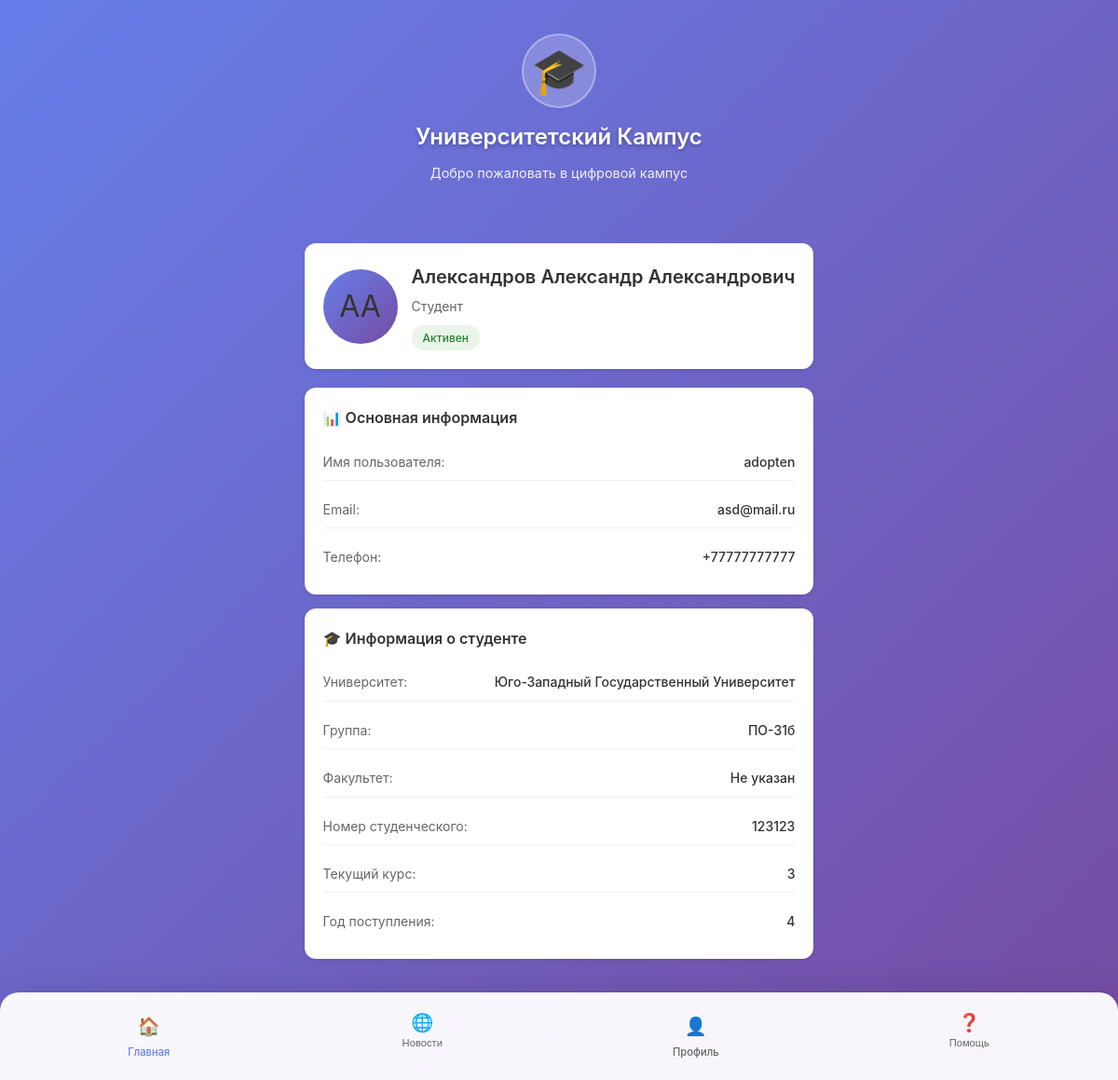
/profile/, run on the app's committed database.
### main/models.py (models this page shows, shortened)
class Person(models.Model):
    user = models.OneToOneField(
        settings.AUTH_USER_MODEL, on_delete=models.SET_NULL, null=True, blank=True,
        related_name='person', help_text="Связь с Django User (если есть)"
    )
    last_name = models.CharField("Фамилия", max_length=128)
    first_name = models.CharField("Имя", max_length=128)
    middle_name = models.CharField("Отчество", max_length=128, blank=True)
    role = models.ForeignKey('Role', related_name='role', on_delete=models.SET_NULL, null=True, blank=True)
    email = models.EmailField(blank=True)
    phone = models.CharField(max_length=32, blank=True)
    vk_user_id = models.CharField(
        "VK/Max user id", max_length=64, blank=True, db_index=True
    )
    class Meta:
        indexes = [models.Index(fields=["vk_user_id"])]

class Role(models.Model):
    PERMISSION = [
        ("Moderator_3lvl", "Модератор 3ур."),
        ("Moderator_2lvl", "Модератор 2ур."),
        ("Moderator_1lvl",  "Модератор 1ур."),
        ("Teacher", "Учитель"),
        ("Journalist", "Журналист"),
        ("Headman", "Модерация группы"),
        ("Student", "Студент"),
        ("Applicant", "Абитуриент"),
        ("Guest", "Гость"),
    ]
    permission = models.CharField(max_length=64, choices=PERMISSION)
    name = models.CharField(max_length=32)

class Student(models.Model):
    person = models.OneToOneField(Person, on_delete=models.CASCADE, related_name='student')
    university = models.ForeignKey('University', on_delete=models.CASCADE, related_name='students')
    student_group = models.ForeignKey(StudentGroup, on_delete=models.PROTECT, related_name='students')
    student_id = models.CharField("Номер студенческого билета", max_length=32, unique=True)
    current_year = models.PositiveSmallIntegerField(
        validators=[MinValueValidator(1), MaxValueValidator(6)], help_text="Курс (1..6)"
    )
    admission_year = models.PositiveSmallIntegerField() # год поступления

class University(models.Model):
    name = models.CharField("Название университета", max_length=256, unique=True) # название
    short_name = models.CharField("Короткое имя", max_length=64, unique=True) # скоращенное название
    city = models.CharField("Город", max_length=128, blank=True)
    description = models.TextField(blank=True)
    contact_email = models.EmailField(blank=True)

class StudentGroup(models.Model):
    university = models.ForeignKey('University', on_delete=models.CASCADE, related_name='groups', null=True)
    program = models.ForeignKey('Program', on_delete=models.PROTECT, related_name='groups') # программа обучения
    name = models.CharField(max_length=64)  # ПО-51
    admission_year = models.PositiveSmallIntegerField()  # год начала учебы
    curator = models.ForeignKey(
        Teacher, on_delete=models.SET_NULL, null=True, blank=True, related_name='curating_groups'
    )
    class Meta:
        unique_together = [("program", "name")]
        indexes = [models.Index(fields=["admission_year"])]

### main/views/profile.py (the view)
# urls.py: path('profile/', views.profile_view, name='profile_view'),
def profile_view(request):
    try:
        person = Person.objects.filter(pk=1).first()
        role_name = person.role.name if person.role else "Student"
        student = getattr(person, 'student', None)
        teacher = getattr(person, 'teacher', None)
        applicant = getattr(person, 'applicant', None)
        context = {
            'person': person,
            'student': student,
            'teacher': teacher,
            'applicant': applicant,
            'menu_buttons': get_menu_buttons(role_name),
        }
    except Person.DoesNotExist:
        context = {
            'person': None,
            'error': 'Профиль не найден. Обратитесь к администратору.',
            'menu_buttons': get_menu_buttons("Guest"),
        }
    except Exception as e:
        context = {
            'person': None,
            'error': f'Произошла ошибка: {str(e)}',
            'menu_buttons': get_menu_buttons("Guest"),
        }
    return render(request, 'main/profile/profile.html', context)

### main/utils/profile_buttons.py (called while the page is built, shortened)
def get_menu_buttons(role_name):
    if role_name == "Student":
        return [
            {'id': 'schedule', 'icon': '📅', 'text': 'Расписание'},
            {'id': 'grades', 'icon': '📊', 'text': 'Оценки'},
            {'id': 'studentRequest', 'icon': '📝', 'text': 'Заказать справку'},
            {'id': 'courses', 'icon': '👥', 'text': 'Моя группа'},
        ]
    else:  # Applicant или Guest
        return [
            {'id': 'application', 'icon': '📄', 'text': 'Подать заявление'},
            {'id': 'info', 'icon': '🏫', 'text': 'О вузе'},
        ]

### main/templates/main/profile/profile.html (shortened to what this page needs)
{% extends 'main/index.html' %}
{% load static %}
{% block extra_styles %}
<link rel="stylesheet" href="{% static 'css/profile_css.css' %}">
{% endblock %}
{% block content %}
<main class="main-content">
    <section class="profile-section">
        {% if error %}
            <div class="error-message">
                <div class="icon">😕</div>
                <h3>{{ error }}</h3>
                <p>Обратитесь в техническую поддержку</p>
            </div>
        {% else %}
            <div class="profile-header">
                <div class="profile-avatar">
                    {% if person.first_name and person.last_name %}
                        {{ person.first_name|first }}{{ person.last_name|first }}
                    {% else %}
                        👤
                    {% endif %}
                </div>
                <div class="profile-info">
                    <h1 class="profile-name">
                        {{ person.last_name }} {{ person.first_name }} {{ person.middle_name }}
                    </h1>
                    <p class="profile-role">
                        {% if person.role %}
                            {{ person.role.name }}
                        {% else %}
                            Пользователь
                        {% endif %}
                    </p>
                    <span class="profile-status">Активен</span>
                </div>
            </div>
            <div class="info-cards">
                <div class="info-card">
                    <h3 class="card-title">📊 Основная информация</h3>
                    <div class="info-grid">
                        <div class="info-item">
                            <span class="info-label">Имя пользователя:</span>
                            <span class="info-value">{{ person.user.username }}</span>
                        </div>
                        <div class="info-item">
                            <span class="info-label">Email:</span>
                            <span class="info-value">{{ person.email|default:"Не указан" }}</span>
                        </div>
                        <div class="info-item">
                            <span class="info-label">Телефон:</span>
                            <span class="info-value">{{ person.phone|default:"Не указан" }}</span>
                        </div>
                    </div>
                </div>
                {% if student %}
                <div class="info-card">
                    <h3 class="card-title">🎓 Информация о студенте</h3>
                    <div class="info-grid">
                        <div class="info-item">
                            <span class="info-label">Университет:</span>
                            <span class="info-value">{{ student.university.name|default:"Не указан" }}</span>
                        </div>
                        <div class="info-item">
                            <span class="info-label">Группа:</span>
                            <span class="info-value">{{ student.student_group.name|default:"Не указана" }}</span>
                        </div>
                        <div class="info-item">
                            <span class="info-label">Факультет:</span>
                            <span class="info-value">{{ student.student_group.faculty.name|default:"Не указан" }}</span>
                        </div>
                        <div class="info-item">
                            <span class="info-label">Номер студенческого:</span>
                            <span class="info-value">{{ student.student_id|default:"Не указан" }}</span>
                        </div>
                        <div class="info-item">
                            <span class="info-label">Текущий курс:</span>
                            <span class="info-value">{{ student.current_year|default:"Не указан" }}</span>
                        </div>
                        <div class="info-item">
                            <span class="info-label">Год поступления:</span>
                            <span class="info-value">{{ student.admission_year|default:"Не указан" }}</span>
                        </div>
                    </div>
                </div>
                {% endif %}
            </div>
        {% endif %}
    </section>
</main>
{% endblock %}

### main/static/css/styles.css (style rules this page uses)
* { margin: 0; padding: 0; box-sizing: border-box; -webkit-tap-highlight-color: transparent; }
html, body { height: 100%; }
body { font-family: -apple-system, BlinkMacSystemFont, 'Segoe UI', Roboto, Oxygen, Ubuntu, sans-serif; background: linear-gradient(135deg, #667eea 0%, #764ba2 100%); color: #333; line-height: 1.6; min-height: 100vh; padding: env(safe-area-inset-top) env(safe-area-inset-right) env(safe-area-inset-bottom) env(safe-area-inset-left); display: flex; flex-direction: column; background-attachment: fixed; }
.main-content { flex: 1; display: flex; flex-direction: column; gap: 20px; overflow-y: auto; -webkit-overflow-scrolling: touch; }
.main-content { scroll-behavior: smooth; }
.main-content { -ms-overflow-style: none; scrollbar-width: none; }

### main/static/css/profile_css.css (style rules this page uses)
.profile-section { padding: 20px; }
.profile-header { display: flex; align-items: center; background: white; border-radius: 12px; padding: 20px; box-shadow: 0 2px 4px rgba(0,0,0,0.1); margin-bottom: 20px; }
.profile-avatar { width: 80px; height: 80px; border-radius: 50%; background: linear-gradient(135deg, #667eea 0%, #764ba2 100%); display: flex; align-items: center; justify-content: center; margin-right: 15px; font-size: 32px; }
.profile-info { flex: 1; }
.profile-name { font-size: 20px; font-weight: 600; margin: 0 0 5px 0; color: #333; }
.profile-role { color: #666; margin: 0 0 8px 0; font-size: 14px; }
.profile-status { display: inline-block; padding: 4px 12px; background: #e8f5e8; color: #2e7d32; border-radius: 20px; font-size: 12px; font-weight: 500; }
.info-cards { display: flex; flex-direction: column; gap: 15px; }
.info-card { background: white; border-radius: 12px; padding: 20px; box-shadow: 0 2px 4px rgba(0,0,0,0.1); }
.card-title { font-size: 16px; font-weight: 600; margin: 0 0 15px 0; color: #333; display: flex; align-items: center; gap: 8px; }
.info-grid { display: grid; gap: 12px; }
.info-item { display: flex; justify-content: space-between; align-items: center; padding: 8px 0; border-bottom: 1px solid #f0f0f0; }
.info-item:last-child { border-bottom: none; }
.info-label { color: #666; font-size: 14px; }
.info-value { color: #333; font-weight: 500; font-size: 14px; text-align: right; }

### data on the page
Person: first_name|first "А", last_name|first "А", last_name "Александров", first_name "Александр", middle_name "Александрович", role.name "Студент", user.username "adopten", email "asd@mail.ru", phone "+77777777777"
Student: university.name "Юго-Западный Государственный Университет", student_group.name "ПО-31б", student_group.faculty.name "Не указан", student_id "123123", current_year "3", admission_year "4"
